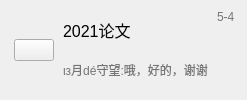
             <widget class="QWidget" name="widget_11" native="true">
              <property name="styleSheet">
               <string notr="true">QWidget#widget_11{
	max-height:60px;
	min-height:60px;
}
QWidget#widget_11:hover{
	background-color: rgb(242, 242, 242);
}</string>
              </property>
              <layout class="QHBoxLayout" name="horizontalLayout_10" stretch="0,1,0">
               <property name="spacing">
                <number>9</number>
               </property>
               <property name="leftMargin">
                <number>14</number>
               </property>
               <property name="topMargin">
                <number>10</number>
               </property>
               <property name="rightMargin">
                <number>12</number>
               </property>
               <property name="bottomMargin">
                <number>10</number>
               </property>
               <item>
                <widget class="QPushButton" name="pushButton_52">
                 <property name="styleSheet">
                  <string notr="true"/>
                 </property>
                 <property name="text">
                  <string/>
                 </property>
                 <property name="icon">
                  <iconset resource="resource/resources.qrc">
                   <normaloff>:/image/image/1683389891676.png</normaloff>:/image/image/1683389891676.png</iconset>
                 </property>
                 <property name="iconSize">
                  <size>
                   <width>40</width>
                   <height>40</height>
                  </size>
                 </property>
                </widget>
               </item>
               <item>
                <layout class="QVBoxLayout" name="verticalLayout_10">
                 <property name="spacing">
                  <number>0</number>
                 </property>
                 <property name="sizeConstraint">
                  <enum>QLayout::SetDefaultConstraint</enum>
                 </property>
                 <property name="leftMargin">
                  <number>0</number>
                 </property>
                 <property name="rightMargin">
                  <number>0</number>
                 </property>
                 <item>
                  <widget class="QLabel" name="label_15">
                   <property name="styleSheet">
                    <string notr="true">QLabel{
	font-size:16px;
}</string>
                   </property>
                   <property name="text">
                    <string>2021论文</string>
                   </property>
                  </widget>
                 </item>
                 <item>
                  <widget class="QLabel" name="label_16">
                   <property name="styleSheet">
                    <string notr="true">QLabel{
	color: rgb(117, 117, 117);
}</string>
                   </property>
                   <property name="text">
                    <string>ιз月dé守望:哦，好的，谢谢</string>
                   </property>
                  </widget>
                 </item>
                </layout>
               </item>
               <item>
                <layout class="QVBoxLayout" name="verticalLayout_11">
                 <item alignment="Qt::AlignTop">
                  <widget class="QLabel" name="label_17">
                   <property name="styleSheet">
                    <string notr="true">QLabel{
	color: rgb(117, 117, 117);
}</string>
                   </property>
                   <property name="text">
                    <string>5-4</string>
                   </property>
                  </widget>
                 </item>
                </layout>
               </item>
              </layout>
             </widget>
